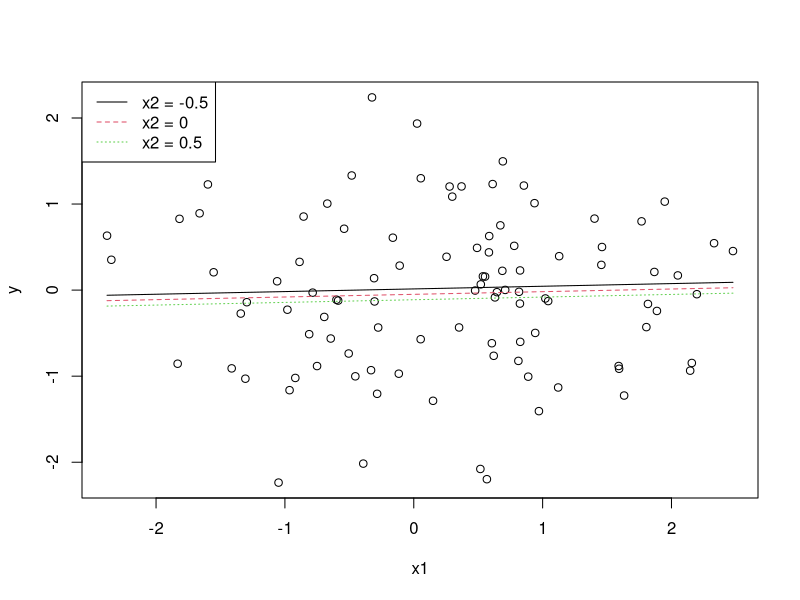
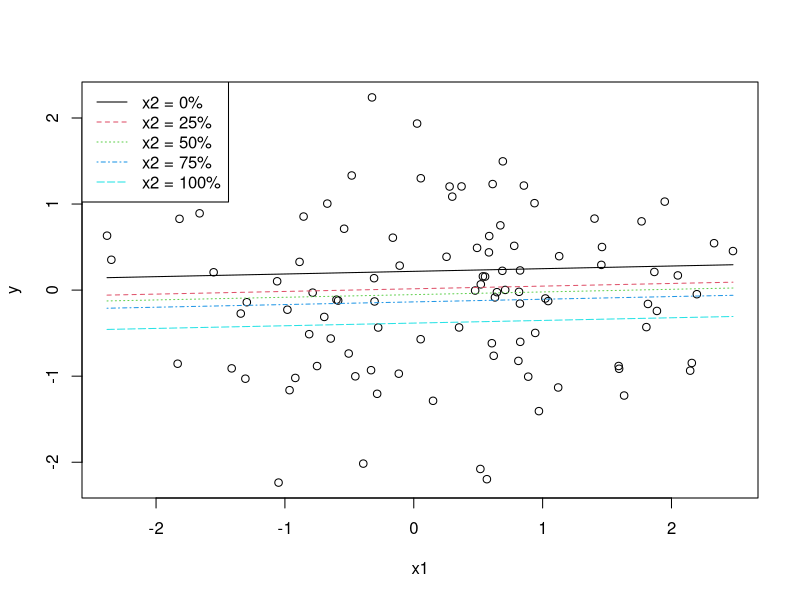
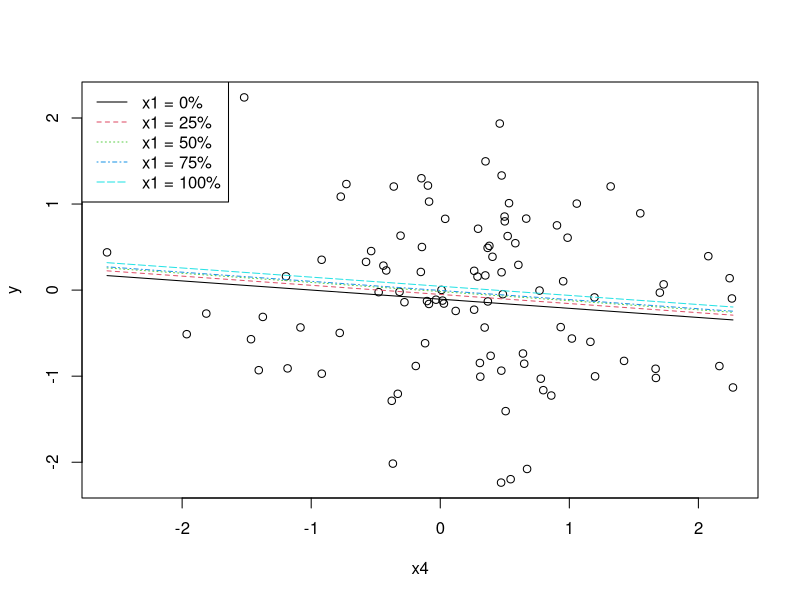
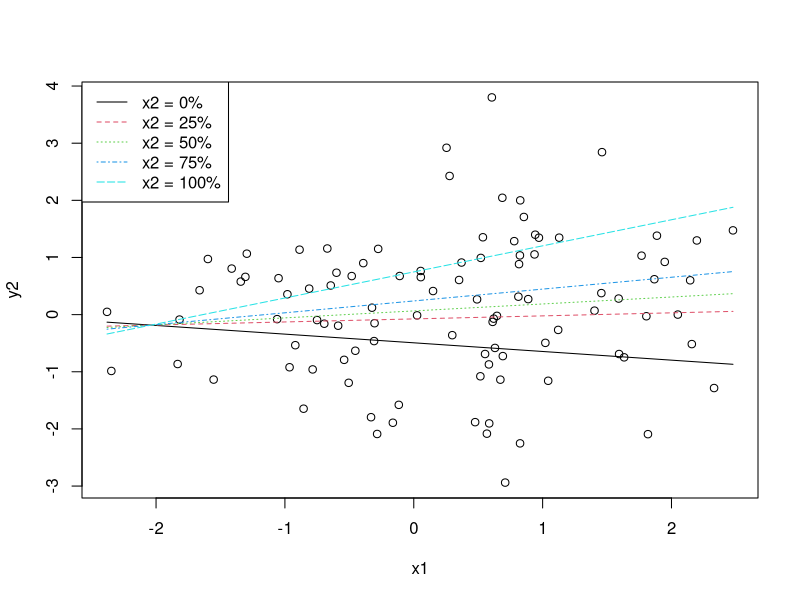
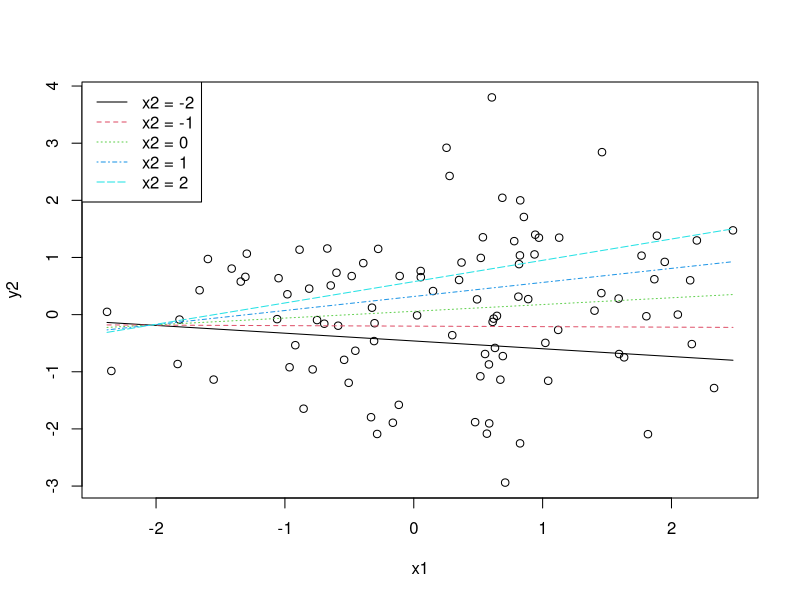
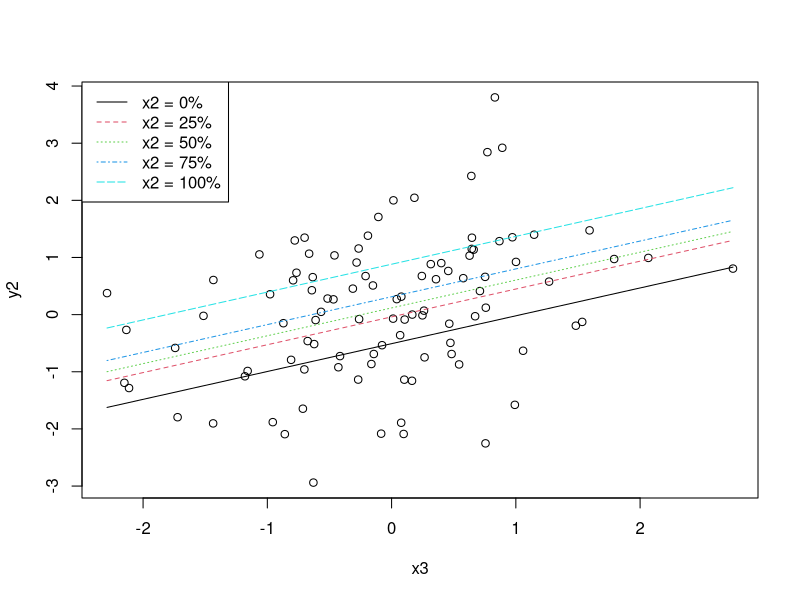

R code for these plots, in order:
## Paul E. Johnson <pauljohn@ku.edu>
## 2011-11-05


## Development version of a simple slope plotter.
## This version only works with numeric moderator.
## This has been superceded by the functions in the "rockchalk" package


## TODO: add switch to allow use of categorical moderator
## TODO: add swith to draw shaded "zones" to summarize
## statistical sigificance.

###Just a convenience function. Is in rockchalk package
plotSeq <- function(x, length.out=length(x)){
  xr <- range(x)
  pseq <- seq(xr[1], xr[2], length.out=length.out)
  pseq
}


## ssplot= simple slope plot
## ssplot a function that takes these arguments:
## model <- m1 # fitted regression object. must have a predict method
## plotx <- "x1" #string with name of IV to be plotted on x axis
## modx <- "x2" #string for moderator variable name
## modxVals <- c(1,2,3) #user specified "for instance" values. If
## omitted, quantiles will be used.
## depVar <- NULL. The dependent variable must be specified, or it must
## be available inside the fitted regression object (set lm argument y=TRUE)
## if plotx or modx is missing, stop

ssplot <- function(model=NULL, plotx=NULL, modx=NULL, modxVals=NULL){
  if (is.null(model)) stop("ssplot requires a fitted regression model.")
  if (is.null(plotx)) stop("ssplot requires the name of the variable to be drawn on the x axis")
  if (is.null(modx)) stop("ssplot requires the name of moderator variable for which several slopes are to be drawn")
  ##grab model matrix
  mm <- model.matrix(model)
  
  depVar <- model$model[ ,1] #first column is DV
  ylab <- colnames(model$model)[1]

  plotyRange <- range(depVar)
  plotxRange <- range(mm[ , plotx])
  modxRange <- range(mm[ , modx])
  ## use quantile values of modx unless told othewise
  if (is.null(modxVals)) {
    modxVals <- quantile(mm[ , modx])
##    names(modxVals) <- round(modxVals , 2)
  }
  
  
  plotxSeq <- plotSeq(plotxRange, l=40)
  
  mmmeans <- apply(mm, 2, mean)
  ##  remove plotx and modx variables from means
  mmmeans <- mmmeans[ -which(names(mmmeans) %in% c(plotx, modx))]
  
  newdf <- vector(length(modxRange), mode="list")
  for( i in 1:length(modxVals)){
    newdf[[i]] <- data.frame(plotxSeq)
    colnames(newdf[[i]]) <- c(plotx)
    newdf[[i]][ , modx] <- modxVals[i]
    newdf[[i]] <- data.frame(newdf[[i]], t(mmmeans))
    newdf[[i]]$pred <-predict(model, newdata=newdf[[i]])
  }
  
#  plot( mm[, plotx], dat$y)
#  lapply(newdf, function(mydat) { lines (mydat[[plotx]] , mydat$pred)} )
  
  plot( mm[, plotx], depVar, xlab=plotx, ylab=ylab)
  for(i in 1:length(modxVals)){
    lines (newdf[[i]][[plotx]] , newdf[[i]][["pred"]], lty=i, col=i)
  }

  if (is.null(names(modxVals))) {
    legnd <- paste(modx," = ", modxVals, sep= "")
  } else { legnd<- paste(modx," = ", names(modxVals), sep = "")}
  legend("topleft", legend=legnd, lty=1:length(modxVals), col=1:length(modxVals), bg="white")
  ### Plot work finished.

  ### Now work on t-statistics for those slopes
  ### If there IS an interaction term in model, we need to calculate
  ### simple-slope = b_plotx + modxVals * b_modx:plotx
  ### But If the IS NO interaction term, we just need
  ### simple-slope = b_plotx.
  ivs <- attr(terms(model), "term.labels")
  bs <- coef(model)
  V <- vcov(model)
  relevantInteractions <-  c(paste(plotx,":",modx,sep=""), paste(modx,":",plotx,sep=""))

  bmodx <- NULL
  bplotx <- bs[plotx]
  if (any(relevantInteractions %in% ivs)) {
    interactionsIn <- relevantInteractions[which (relevantInteractions %in% ivs)]
    bmodx <- bs[interactionsIn]
    bsimple <- bplotx + bmodx * modxVals
    covbsimple <- cbind(1, modxVals^2, 2*modxVals) %*% c(V[plotx , plotx],  V[names(bmodx), names(bmodx)],  V[plotx, names(bmodx)])
    tbsimple <- bsimple / sqrt(covbsimple)
  } else {
    bmodx <- 0
    bsimple <- rep(bplotx, length(modxVals))
    covbsimple <- vcov(model)[plotx, plotx]
    tbsimple <- bsimple / sqrt(covbsimple)
  }
  
  data.frame(modx = modxVals, b = bsimple, se= sqrt(covbsimple), t= tbsimple, p= 2 * pt(abs(tbsimple), df=model$df.residual, lower.tail = FALSE))
  
}  


set.seed(12345)
x1 <- rnorm(100)
x2 <- rnorm(100)
x3 <- rnorm(100)
x4 <- rnorm(100)
y <- rnorm(100)
y2 <- 0.03 + 0.1*x1 + 0.1*x2 + 0.25*x1*x2 + 0.4*x3 -0.1*x4 + 1*rnorm(100)
dat <- data.frame(x1,x2,x3,x4,y, y2)
rm(x1, x2, x3, x4, y, y2)

##ordinary regression
m1 <- lm(y ~ x1 + x2 +x3 + x4, data=dat)
## must specify depvar parameter
ssplot(m1, plotx="x1", modx="x2", modxVals=c(-0.5,0,0.5))
ssplot(m1, plotx="x1", modx="x2")
ssplot(m1, plotx="x4", modx="x1")

m2 <- lm(y2 ~ x1*x2 + x3 +x4, data=dat)
summary(m2)
ssplot(m2, plotx="x1", modx="x2")

ssplot(m2, plotx="x1", modx="x2", modxVals=c( -2, -1, 0, 1, 2))

ssplot(m2, plotx="x3", modx="x2")
